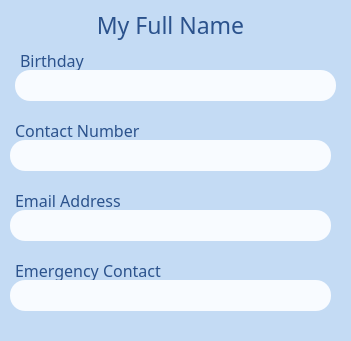
      <widget class="QFrame" name="userInfoFrameFS">
       <property name="geometry">
        <rect>
         <x>19</x>
         <y>119</y>
         <width>351</width>
         <height>341</height>
        </rect>
       </property>
       <property name="styleSheet">
        <string notr="true">background: #C4DBF4;
border-radius: 40px;</string>
       </property>
       <property name="frameShape">
        <enum>QFrame::StyledPanel</enum>
       </property>
       <property name="frameShadow">
        <enum>QFrame::Raised</enum>
       </property>
       <widget class="QLabel" name="showUserNameFS">
        <property name="geometry">
         <rect>
          <x>20</x>
          <y>10</y>
          <width>301</width>
          <height>30</height>
         </rect>
        </property>
        <property name="font">
         <font>
          <family>Arial Rounded MT Bold</family>
          <pointsize>-1</pointsize>
          <weight>37</weight>
          <bold>false</bold>
         </font>
        </property>
        <property name="styleSheet">
         <string notr="true">font-weight: 300;
font-size: 23px;
color:#2B528C;

</string>
        </property>
        <property name="text">
         <string>My Full Name</string>
        </property>
        <property name="alignment">
         <set>Qt::AlignCenter</set>
        </property>
       </widget>
       <widget class="QLabel" name="userDOBHeadingFS">
        <property name="geometry">
         <rect>
          <x>20</x>
          <y>50</y>
          <width>331</width>
          <height>20</height>
         </rect>
        </property>
        <property name="font">
         <font>
          <family>Avenir Next</family>
          <pointsize>-1</pointsize>
          <weight>25</weight>
          <bold>false</bold>
         </font>
        </property>
        <property name="styleSheet">
         <string notr="true">font-weight: 200;
font-size: 16px;
color:#2B528C;

</string>
        </property>
        <property name="text">
         <string>Birthday</string>
        </property>
       </widget>
       <widget class="QLabel" name="showUserDOBFS">
        <property name="geometry">
         <rect>
          <x>15</x>
          <y>70</y>
          <width>321</width>
          <height>31</height>
         </rect>
        </property>
        <property name="styleSheet">
         <string notr="true">QLabel 
{background: #F8FBFF;
border-radius: 15;
border-color: rgba(104, 160, 229, 0.33);
font-size: 14px;
color:#2B528C;
padding-left: 3px;}</string>
        </property>
        <property name="text">
         <string/>
        </property>
       </widget>
       <widget class="QLabel" name="showUserNumberFS">
        <property name="geometry">
         <rect>
          <x>10</x>
          <y>140</y>
          <width>321</width>
          <height>31</height>
         </rect>
        </property>
        <property name="styleSheet">
         <string notr="true">QLabel 
{background: #F8FBFF;
border-radius: 15;
border-color: rgba(104, 160, 229, 0.33);
font-size: 14px;
color:#2B528C;
padding-left: 3px;}</string>
        </property>
        <property name="text">
         <string/>
        </property>
       </widget>
       <widget class="QLabel" name="userNumberHeadingFS">
        <property name="geometry">
         <rect>
          <x>15</x>
          <y>120</y>
          <width>331</width>
          <height>20</height>
         </rect>
        </property>
        <property name="font">
         <font>
          <family>Avenir Next</family>
          <pointsize>-1</pointsize>
          <weight>25</weight>
          <bold>false</bold>
         </font>
        </property>
        <property name="styleSheet">
         <string notr="true">font-weight: 200;
font-size: 16px;
color:#2B528C;

</string>
        </property>
        <property name="text">
         <string>Contact Number</string>
        </property>
       </widget>
       <widget class="QLabel" name="showUserEmailFS">
        <property name="geometry">
         <rect>
          <x>10</x>
          <y>210</y>
          <width>321</width>
          <height>31</height>
         </rect>
        </property>
        <property name="styleSheet">
         <string notr="true">QLabel 
{background: #F8FBFF;
border-radius: 15;
border-color: rgba(104, 160, 229, 0.33);
font-size: 14px;
color:#2B528C;
padding-left: 3px;}</string>
        </property>
        <property name="text">
         <string/>
        </property>
       </widget>
       <widget class="QLabel" name="userEmailHeadingFS">
        <property name="geometry">
         <rect>
          <x>15</x>
          <y>190</y>
          <width>331</width>
          <height>20</height>
         </rect>
        </property>
        <property name="font">
         <font>
          <family>Avenir Next</family>
          <pointsize>-1</pointsize>
          <weight>25</weight>
          <bold>false</bold>
         </font>
        </property>
        <property name="styleSheet">
         <string notr="true">font-weight: 200;
font-size: 16px;
color:#2B528C;

</string>
        </property>
        <property name="text">
         <string>Email Address</string>
        </property>
       </widget>
       <widget class="QLabel" name="showUserEmergencyFS">
        <property name="geometry">
         <rect>
          <x>10</x>
          <y>280</y>
          <width>321</width>
          <height>31</height>
         </rect>
        </property>
        <property name="styleSheet">
         <string notr="true">QLabel 
{background: #F8FBFF;
border-radius: 15;
border-color: rgba(104, 160, 229, 0.33);
font-size: 14px;
color:#2B528C;
padding-left: 3px;}</string>
        </property>
        <property name="text">
         <string/>
        </property>
       </widget>
       <widget class="QLabel" name="userEmercencyContactHeadingFS">
        <property name="geometry">
         <rect>
          <x>15</x>
          <y>260</y>
          <width>331</width>
          <height>20</height>
         </rect>
        </property>
        <property name="font">
         <font>
          <family>Avenir Next</family>
          <pointsize>-1</pointsize>
          <weight>25</weight>
          <bold>false</bold>
         </font>
        </property>
        <property name="styleSheet">
         <string notr="true">font-weight: 200;
font-size: 16px;
color:#2B528C;

</string>
        </property>
        <property name="text">
         <string>Emergency Contact</string>
        </property>
       </widget>
      </widget>
